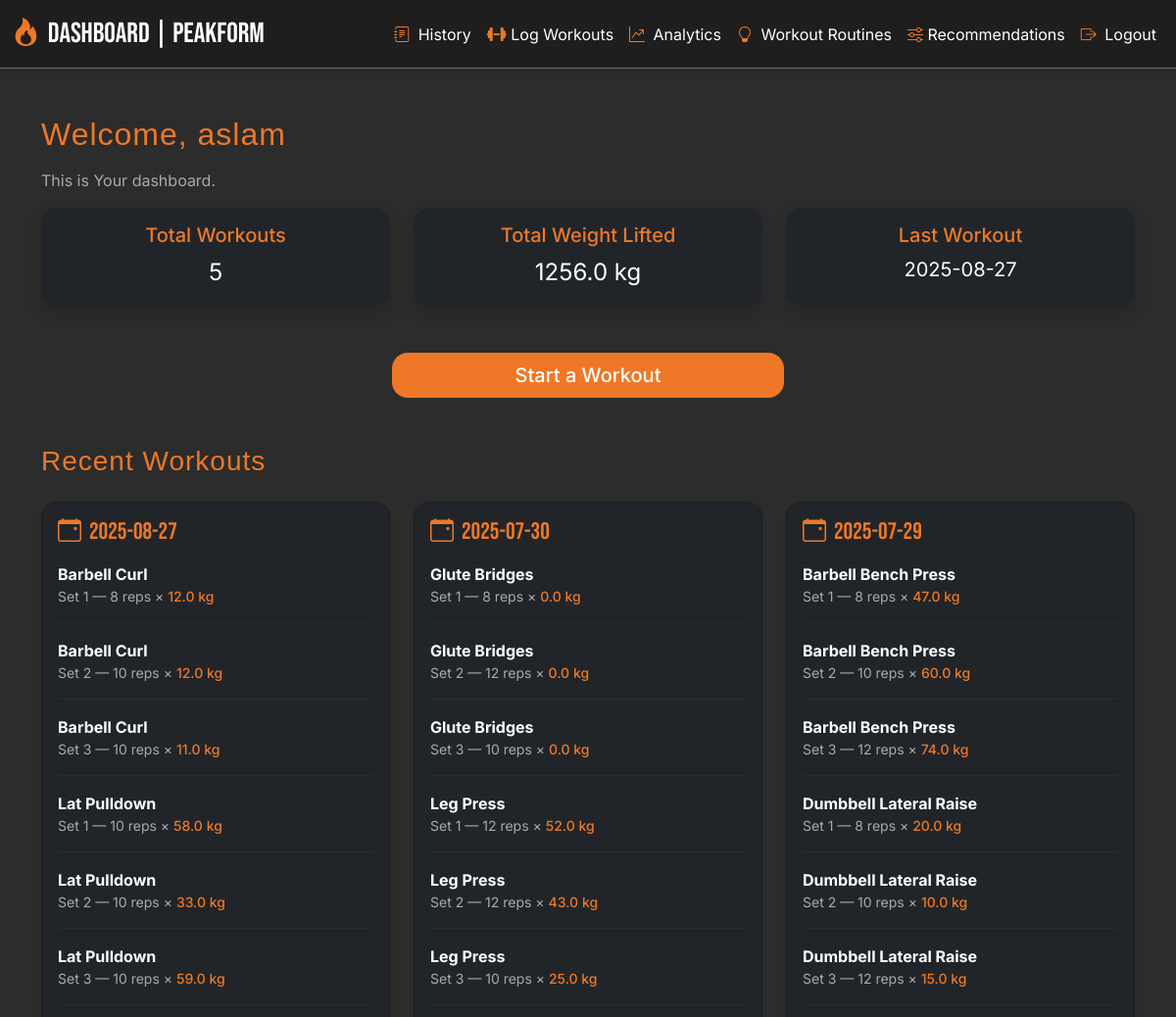
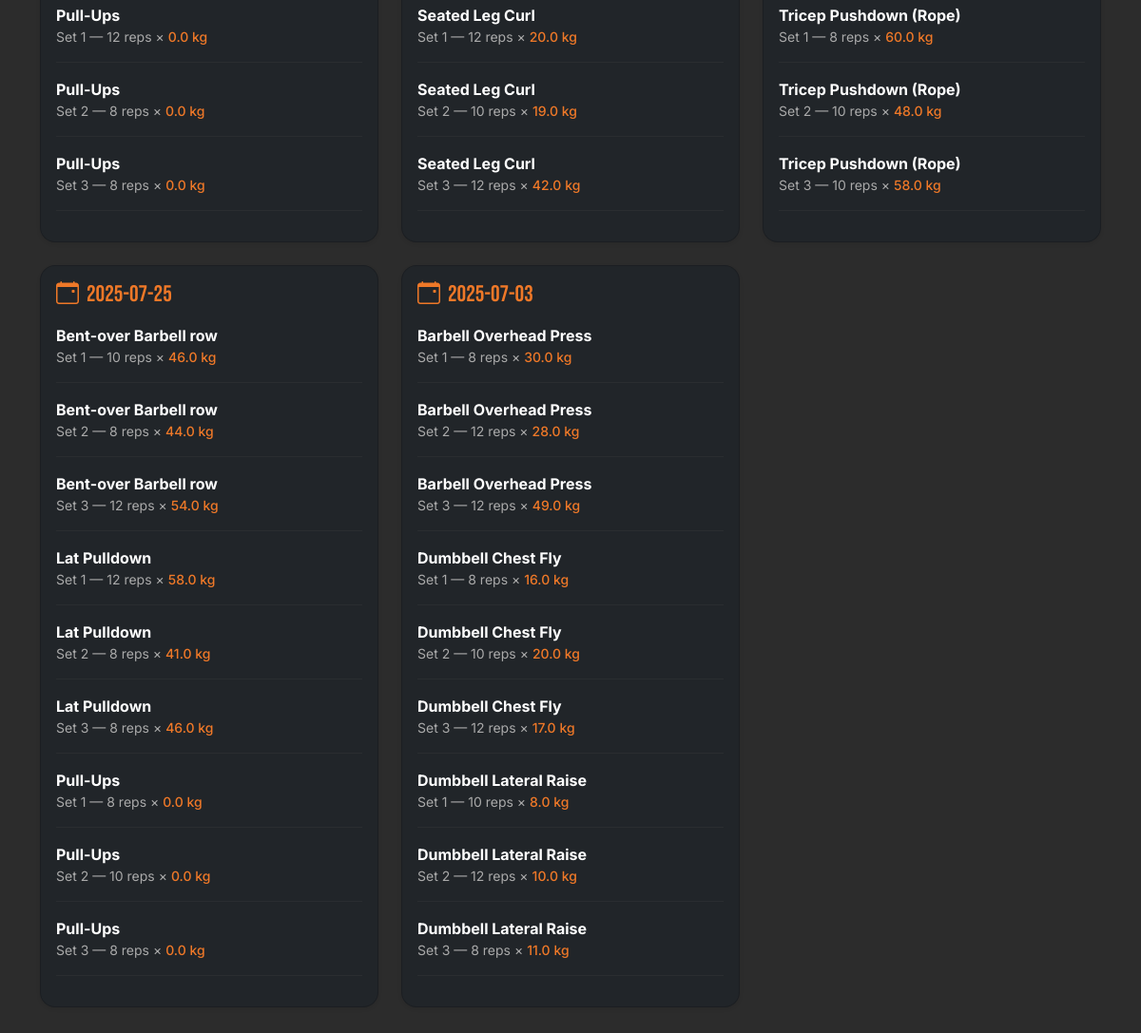
The app's page /dashboard (signed in) with its own data (2 pictures, top to bottom).
### tables this page shows
CREATE TABLE "workouts" (
    id INTEGER PRIMARY KEY AUTOINCREMENT,
    user_id INTEGER,
    date TEXT NOT NULL,
    exercise_id INTEGER NOT NULL,
    set_number INTEGER NOT NULL,
    reps INTEGER NOT NULL,
    weight REAL,
    notes TEXT,
    FOREIGN KEY (user_id) REFERENCES users(id),
    FOREIGN KEY (exercise_id) REFERENCES exercises(id)
);

CREATE TABLE "exercises" (
	"id"	INTEGER,
	"name"	TEXT NOT NULL UNIQUE,
	"muscle_group"	TEXT NOT NULL,
	"equipment"	TEXT,
	"type"	TEXT,
	"difficulty"	TEXT,
	"primary_muscle"	TEXT,
	PRIMARY KEY("id" AUTOINCREMENT)
);

### app.py (the view)
@app.route('/dashboard')
def dashboard():
    if 'user' not in session:
        return redirect('/login')
    username = session['user']
    user_id = session['user_id']
    conn = sqlite3.connect('workout_tracker.db')
    c = conn.cursor()
    c.execute('''SELECT COUNT(DISTINCT date), COALESCE (SUM(weight), 0), MAX(date)
              FROM workouts WHERE user_id = ?''', (user_id,))
    summary = c.fetchone()
    c.execute('''SELECT DISTINCT date FROM workouts
              WHERE user_id = ? ORDER BY date DESC LIMIT 5''', (user_id,))
    recent_dates = [row[0] for row in c.fetchall()]
    recent_workouts = {}
    for date in recent_dates:
        c.execute('''SELECT e.name, w.set_number, w.reps, w.weight
                  FROM workouts w
                  JOIN exercises e ON w.exercise_id = e.id
                  WHERE w.user_id = ? AND w.date = ?
                  ORDER BY e.name, w.set_number''', (user_id, date))
        recent_workouts[date] = c.fetchall()
    conn.close()
    return render_template('dashboard.html', username=username, recent_workouts=recent_workouts, summary=summary)

### templates/dashboard.html
{% extends "base.html" %}
{% block content %}
    <div class="container my-5">
        <h2 class="mb-3" style="font-family: 'Helvetica', sans-serif;">Welcome, {{ username }}</h2>
        <p class="text-muted">This is Your dashboard.</p>
        <div class="row mb-5" g-3>
            <div class="col-md-4 col-sm-12">
                <div class="card bg-dark text-white border-0 shadow rounded-4 h-100">
                    <div class="card-body text-center">
                        <h5 class="card-title" style="color: var(--primary);">Total Workouts</h5>
                        <p class="card-text fs-4">{{ summary[0] or 0 }}</p>
                    </div>
                </div>
            </div>
            <div class="col-md-4 col-sm-12">
                <div class="card bg-dark text-white border-0 shadow rounded-4 h-100">
                    <div class="card-body text-center">
                        <h5 class="card-title" style="color: var(--primary);">Total Weight Lifted</h5>
                        <p class="card-text fs-4">{{ summary[1] or 0 }} kg</p>
                    </div>
                </div>
            </div>
            <div class="col-md-4 col-sm-12">
                <div class="card bg-dark text-white border-0 shadow rounded-4 h-100">
                    <div class="card-body text-center">
                        <h5 class="card-title" style="color: var(--primary)">Last Workout</h5>
                        <p class="card-text fs-5">{{ summary[2] or 'N/A' }}</p>
                    </div>
                </div>
            </div>
        </div>
        <div class="text-center my-4">
            <a href="/log_workout" class="btn btn-primary btn-lg w-100" style="max-width: 400px; border-radius: 1rem; font-weight: 500;">
                Start a Workout
            </a>
        </div>
    <h3 class="mt-5 mb-4" style="font-family: 'Helvetica', sans-serif;">Recent Workouts</h3>
    {% if recent_workouts %}
    <div class="row g-4">
        {% for date, workouts in recent_workouts.items() %}
        <div class="col-md-6 col-lg-4">
            <div class="card bg-dark text-white shadow-sm rounded-4 h-100">
                <div class="card-body">
                <h5 class="mb-3" style="color: var(--primary); font-family: 'Bebas Neue', sans-serif; font-size: 1.5rem;">
                    <i class="bi bi-calendar-event me-2" style="color: var(--primary);"></i>{{ date }}
                </h5>
                {% for ex in workouts %}
                <div class="mb-2">
                    <strong>{{ ex[0] }}</strong>
                    <div class="small text-muted">Set {{ ex[1] }} — {{ ex[2] }} reps × <span style="color: var(--primary); font-weight: 500;">{{ ex[3] }} kg</span></div>
                </div>
                <hr style="border-color: #444;" />
                {% endfor %}
                </div>
            </div>
        </div>
        {% endfor %}
    </div>
    {% else %}
    <p class="text-muted">No recent workouts. Start training!</p>
    {% endif %}
{% endblock %}

### static/style.css (style rules this page uses)
.card { background-color: var(--light-dark); border-radius: 1rem; }
* { box-sizing: border-box; }
:root { --primary: #EE7828; --dark: #2c2c2c; --grey: #806d61; --light-dark: #1e1e1e; }
body { background-color: var(--dark); color: white; font-family: 'Inter', sans-serif; min-height: 100vh; }
a { color: var(--primary) }
h1, h2, h3 { font-family: 'Helvetica', sans-serif; letter-spacing: 1px; color: var(--primary); }
.btn-primary { background-color: var(--primary); border: none; transition: 0.3s ease-in-out; }
.text-muted { color: #aaa !important; }

### records on screen
workouts: name "Barbell Curl", set_number "1", reps "8", weight "12.0"
workouts: name "Barbell Curl", set_number "2", reps "10", weight "12.0"
workouts: name "Barbell Curl", set_number "3", reps "10", weight "11.0"
workouts: name "Lat Pulldown", set_number "1", reps "10", weight "58.0"
workouts: name "Lat Pulldown", set_number "2", reps "10", weight "33.0"
workouts: name "Lat Pulldown", set_number "3", reps "10", weight "59.0"
workouts: name "Pull-Ups", set_number "1", reps "12", weight "0.0"
workouts: name "Pull-Ups", set_number "2", reps "8", weight "0.0"
workouts: name "Pull-Ups", set_number "3", reps "8", weight "0.0"
workouts: name "Glute Bridges", set_number "1", reps "8", weight "0.0"
workouts: name "Glute Bridges", set_number "2", reps "12", weight "0.0"
workouts: name "Glute Bridges", set_number "3", reps "10", weight "0.0"
workouts: name "Leg Press", set_number "1", reps "12", weight "52.0"
workouts: name "Leg Press", set_number "2", reps "12", weight "43.0"
workouts: name "Leg Press", set_number "3", reps "10", weight "25.0"
workouts: name "Seated Leg Curl", set_number "1", reps "12", weight "20.0"
workouts: name "Seated Leg Curl", set_number "2", reps "10", weight "19.0"
workouts: name "Seated Leg Curl", set_number "3", reps "12", weight "42.0"
workouts: name "Barbell Bench Press", set_number "1", reps "8", weight "47.0"
workouts: name "Barbell Bench Press", set_number "2", reps "10", weight "60.0"
workouts: name "Barbell Bench Press", set_number "3", reps "12", weight "74.0"
workouts: name "Dumbbell Lateral Raise", set_number "1", reps "8", weight "20.0"
workouts: name "Dumbbell Lateral Raise", set_number "2", reps "10", weight "10.0"
workouts: name "Dumbbell Lateral Raise", set_number "3", reps "12", weight "15.0"
workouts: name "Tricep Pushdown (Rope)", set_number "1", reps "8", weight "60.0"
workouts: name "Tricep Pushdown (Rope)", set_number "2", reps "10", weight "48.0"
workouts: name "Tricep Pushdown (Rope)", set_number "3", reps "10", weight "58.0"
workouts: name "Bent-over Barbell row", set_number "1", reps "10", weight "46.0"
workouts: name "Bent-over Barbell row", set_number "2", reps "8", weight "44.0"
workouts: name "Bent-over Barbell row", set_number "3", reps "12", weight "54.0"
workouts: name "Lat Pulldown", set_number "1", reps "12", weight "58.0"
workouts: name "Lat Pulldown", set_number "2", reps "8", weight "41.0"
workouts: name "Lat Pulldown", set_number "3", reps "8", weight "46.0"
workouts: name "Pull-Ups", set_number "1", reps "8", weight "0.0"
workouts: name "Pull-Ups", set_number "2", reps "10", weight "0.0"
workouts: name "Pull-Ups", set_number "3", reps "8", weight "0.0"
workouts: name "Barbell Overhead Press", set_number "1", reps "8", weight "30.0"
workouts: name "Barbell Overhead Press", set_number "2", reps "12", weight "28.0"
workouts: name "Barbell Overhead Press", set_number "3", reps "12", weight "49.0"
workouts: name "Dumbbell Chest Fly", set_number "1", reps "8", weight "16.0"
workouts: name "Dumbbell Chest Fly", set_number "2", reps "10", weight "20.0"
workouts: name "Dumbbell Chest Fly", set_number "3", reps "12", weight "17.0"
workouts: name "Dumbbell Lateral Raise", set_number "1", reps "10", weight "8.0"
workouts: name "Dumbbell Lateral Raise", set_number "2", reps "12", weight "10.0"
workouts: name "Dumbbell Lateral Raise", set_number "3", reps "8", weight "11.0"

### other values on screen
{{ username }} "aslam"
{{ summary[0] or 0 }} "5"
{{ summary[1] or 0 }} "1256.0"
{{ summary[2] or 'N/A' }} "2025-08-27"
{{ date }} "2025-08-27" "2025-07-30" "2025-07-29" "2025-07-25" "2025-07-03"
